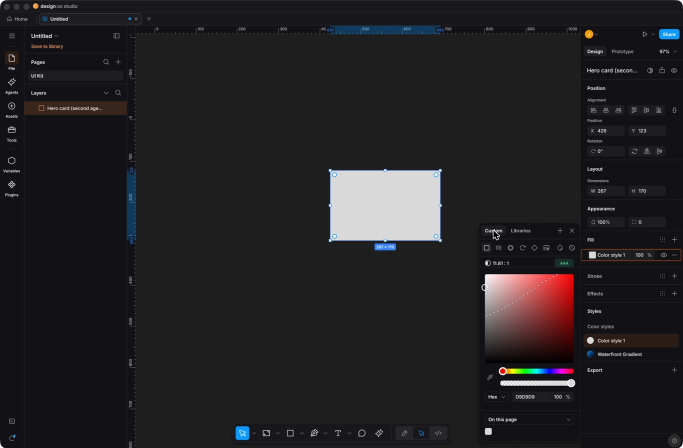
#> input picture plans/261017-mcp-live-sync/screens/4-picker-open-agent-rename-held.jpg, 1366 x 896 px (shown at 1/2 size)
$ python -i splits.py   (imports and definitions only)
#> lines starting #> are read from the running program, lines starting #| are printed output that depends on the picture; after the words box and inside, x2 and y2 are one past the last pixel; in counts of white or black regions, pixels touching at a corner belong together
#> further down, picture is the input picture: PIL image 1366x896 RGB; mean R, G, B 34.8, 33, 35.5
"""Borders and zones measured from the render, and the assignment of skeleton pixels to layers."""

from __future__ import annotations

import re

from PIL import Image, ImageChops, ImageDraw

from .config import CYAN, CYAN_TOL, EDGE_T, H, LAYERS, W


def _border_pairs(counts: list[int], lo: int, hi: int, frac: float) -> list[int]:
    thr = frac * 255
    return [e for e in range(lo, hi - 2) if counts[e] >= thr and counts[e + 2] >= thr]


def _edge_counts(im: Image.Image, axis: str, box) -> list[int]:
    """Per row ('y') or column ('x'): the share of the box, 0-255, where a pixel differs from the one before."""
    prev = ImageChops.offset(im, 0, 1) if axis == "y" else ImageChops.offset(im, 1, 0)
    d = ImageChops.difference(im, prev)
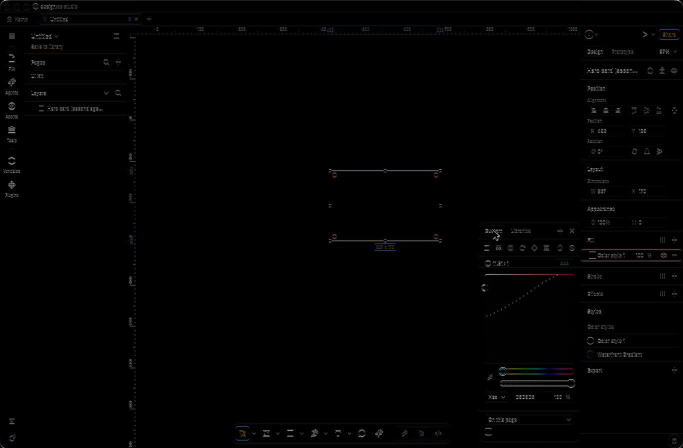
#> d: PIL image 1366x896 RGB (shown at 1/2 size); mean R, G, B 1.9, 1.9, 1.9
    m = ImageChops.lighter(ImageChops.lighter(*d.split()[:2]), d.split()[2]).point([255 if v >= EDGE_T else 0 for v in range(256)])
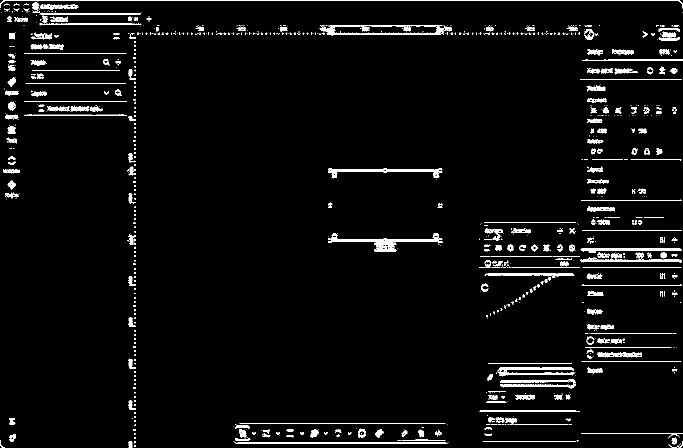
#> m: PIL image 1366x896 L (shown at 1/2 size); 3.7% white; 1052 white regions (778 under 20 px), largest, box (x1, y1, x2, y2) and area: (0, 0, 1366, 17) 2770, (656, 466, 885, 504) 1893, (995, 734, 1149, 753) 1423
    m = m.crop(box)
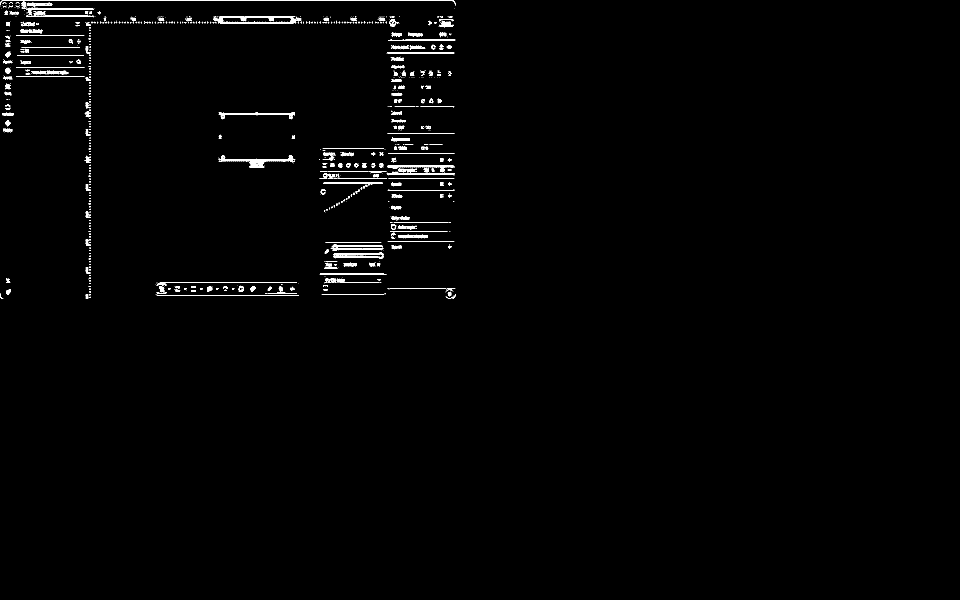
#> m: PIL image 2880x1800 L (shown at 1/3 size); 0.88% white; 1052 white regions (778 under 20 px), largest, box (x1, y1, x2, y2) and area: (0, 0, 1366, 17) 2770, (656, 466, 885, 504) 1893, (995, 734, 1149, 753) 1423
    m = m.resize((1, m.height), Image.BOX) if axis == "y" else m.resize((m.width, 1), Image.BOX)
    return list(m.tobytes())


def measure_splits(im: Image.Image) -> dict:
    rows = [0] * H
    for y, v in enumerate(_edge_counts(im, "y", (0, 0, W, H))):
        rows[y] = v
#> this loop made 1800 passes
#> v on passes 1 to 3: 120, 120, 1
#> after the loop, rows = 1800 values, max 120 at index 0, min 0 at index 21, mean 2.23
    chrome = _border_pairs(rows, 20, 400, 0.85)
#> chrome = []
    if not chrome:
#> (the run stopped early here; a loop or call above may not have finished)

$ run again, on plans/261017-mcp-live-sync/screens/1-rectangle-before-drag.jpg
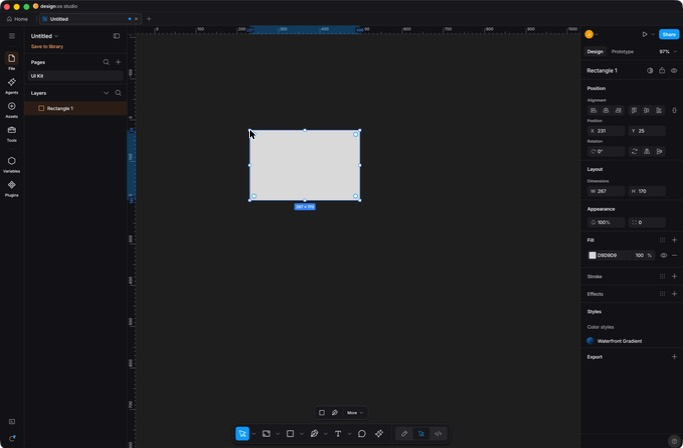
#> input picture plans/261017-mcp-live-sync/screens/1-rectangle-before-drag.jpg, 683 x 448 px
#> picture is the input picture: PIL image 683x448 RGB; mean R, G, B 31.9, 31.9, 34.2
#> in _edge_counts, `m = ImageChops.lighter(ImageChops.lighter(*d.split()[:2]), d.split()[2..`:
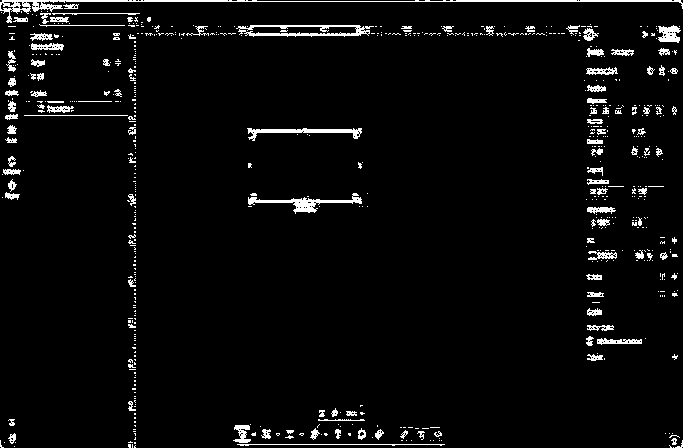
#> m: PIL image 683x448 L; 3.9% white in thin lines or dots
#> in _edge_counts, `m = m.crop(box)`:
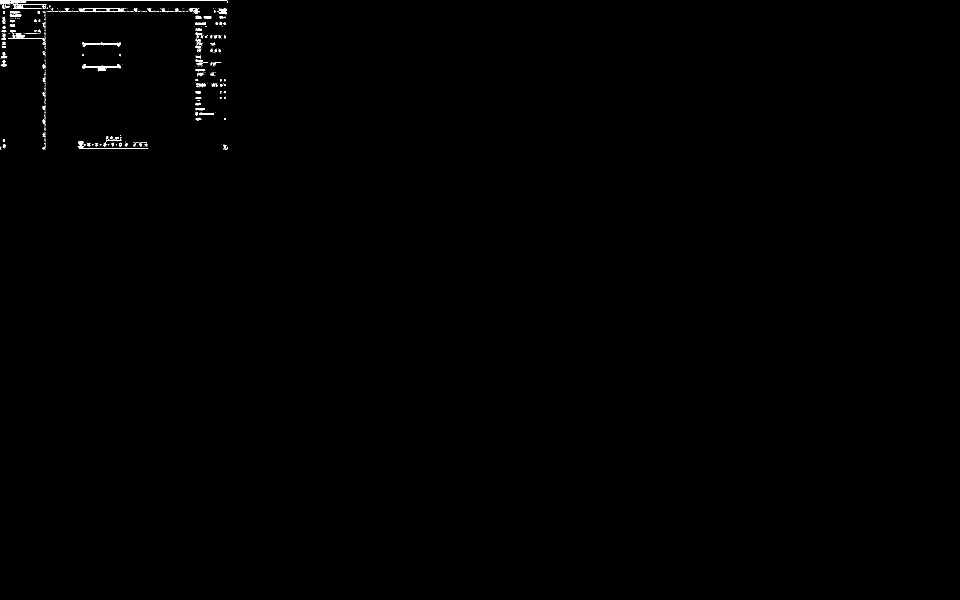
#> m: PIL image 2880x1800 L (shown at 1/3 size); 0.23% white in thin lines or dots, all inside (x1, y1, x2, y2) = (0, 0, 683, 448)
#> the loop in measure_splits, `for y, v in enumerate(_edge_counts(im, "y", (0, 0, W, H))):` made 1800 passes
#> v on passes 1 to 3: 42, 60, 2
#> after the loop in measure_splits, `for y, v in enumerate(_edge_counts(im, "y", (0, 0, W, H))):`: rows = 1800 values, max 60 at index 1, min 0 at index 15, mean 0.576
#> chrome = []
